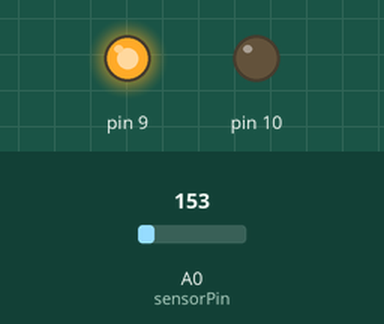
Recording of a sketch running on a simulated Arduino Uno, built with avr-gcc and run on an emulated ATmega328P. Shown: output pins drawn as LEDs (lit = HIGH). Inputs (shaded band) come from the test bench; at power-on: A0 (sensorPin) = 153. What the sketch prints to the serial monitor is not drawn.

Above: at 1.2 s.
1.3 s: A0 (sensorPin) set to 189
4.3 s: A0 (sensorPin) set to 220
Timing chart, 0 to 7.3 s (numbered marks = the images above; inputs shaded):
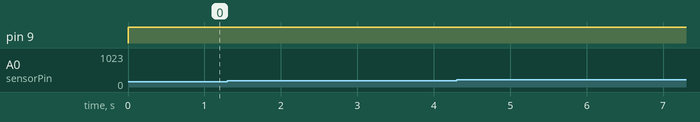

Measured:
- after the input at 1.3 s, every drawn part: stays the same
- after the input at 4.3 s, every drawn part: stays the same

The sketch:

temp35.ino
```cpp
    //TMP36 Pin Variables
    int sensorPin = 0; //the analog pin the TMP36's Vout (sense) pin is connected to
                            //the resolution is 10 mV / degree centigrade with a
                            //500 mV offset to allow for negative temperatures

    /*
     * setup() - this function runs once when you turn your Arduino on
     * We initialize the serial connection with the computer
     */
    void setup()
    {
      Serial.begin(9600);  //Start the serial connection with the computer
                           //to view the result open the serial monitor
      pinMode(10,OUTPUT);
      pinMode(9,OUTPUT);

    }

    void loop()                     // run over and over again
    {
     //getting the voltage reading from the temperature sensor
     int reading = analogRead(sensorPin);

     // converting that reading to voltage, for 3.3v arduino use 3.3
     float voltage = reading * 5.0;
     voltage /= 1024.0;

     // print out the voltage
     Serial.print(voltage); Serial.println(" volts");

     // now print out the temperature
     float temperatureC = (voltage) * 100 ;  //converting from 10 mv per degree wit 500 mV offset
                                                   //to degrees ((voltage - 500mV) times 100)
     Serial.print(temperatureC); Serial.println(" degrees C");

     // now convert to Fahrenheit
     float temperatureF = (temperatureC * 9.0 / 5.0) + 32.0;
      if (temperatureC > 25){
        digitalWrite(9,HIGH);
        digitalWrite(10,LOW);
      }else if(temperatureC <=20 ){
        digitalWrite(9,LOW);
        digitalWrite(10,HIGH);
      }else{
        digitalWrite(9,LOW);
        digitalWrite(10,LOW);

      }
     Serial.print(temperatureF); Serial.println(" degrees F");

     delay(250);                                     //waiting
    }
```
